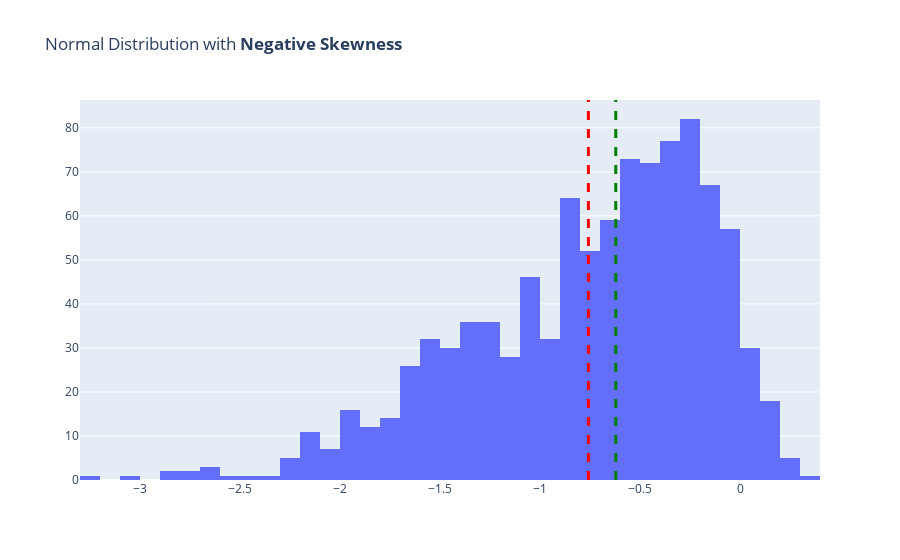

The notebook cell saved with this chart:
### Code cell
trace = go.Histogram(x = dat)

fig = go.Figure( data = [trace], layout = {'title':"Normal Distribution with <b>Negative Skewness</b>"})
fig.add_vline(x=np.mean(dat), line_width=3, line_dash="dash", line_color="red")
fig.add_vline(x=np.median(dat), line_width=3, line_dash="dash", line_color="green")
fig.show()

### Figure 1 — Plotly figure (JSON) as saved in the notebook; plotly's stock layout.template omitted (floating-point values rounded to 4 significant figures; data arrays with more than 128 entries replaced by an {"elided": "..."} marker saying what was removed)
{"data": [{"type": "histogram", "x": {"elided": "1000 float values"}}], "layout": {"autosize": true, "shapes": [{"line": {"color": "red", "dash": "dash", "width": 3}, "type": "line", "x0": -0.758, "x1": -0.758, "xref": "x", "y0": 0, "y1": 1, "yref": "y domain"}, {"line": {"color": "green", "dash": "dash", "width": 3}, "type": "line", "x0": -0.6212, "x1": -0.6212, "xref": "x", "y0": 0, "y1": 1, "yref": "y domain"}], "title": {"text": "Normal Distribution with <b>Negative Skewness</b>"}, "xaxis": {"autorange": true, "range": [-3.3, 0.4], "type": "linear"}, "yaxis": {"autorange": true, "range": [0, 86.32]}}}
